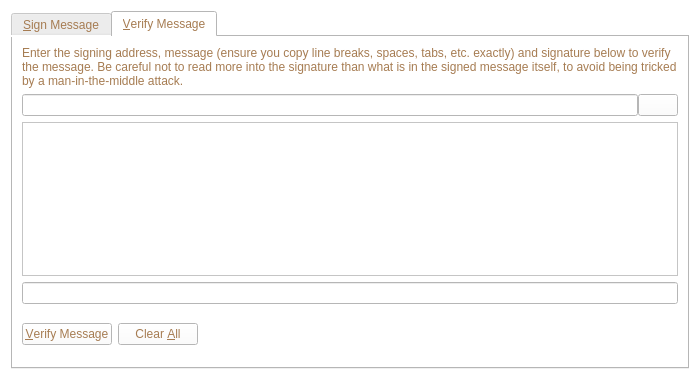
<?xml version="1.0" encoding="UTF-8"?>
<ui version="4.0">
 <class>SignVerifyMessageDialog</class>
 <widget class="QDialog" name="SignVerifyMessageDialog">
  <property name="geometry">
   <rect>
    <x>0</x>
    <y>0</y>
    <width>700</width>
    <height>380</height>
   </rect>
  </property>
  <property name="windowTitle">
   <string>Signatures - Sign / Verify a Message</string>
  </property>
  <property name="styleSheet">
   <string notr="true">background-color: white;
color: rgb(166, 124, 82);</string>
  </property>
  <property name="modal">
   <bool>true</bool>
  </property>
  <layout class="QVBoxLayout" name="verticalLayout">
   <item>
    <widget class="QTabWidget" name="tabWidget">
     <property name="currentIndex">
      <number>1</number>
     </property>
     <widget class="QWidget" name="tabSignMessage">
      <attribute name="title">
       <string>&amp;Sign Message</string>
      </attribute>
      <layout class="QVBoxLayout" name="verticalLayout_SM">
       <item>
        <widget class="QLabel" name="infoLabel_SM">
         <property name="text">
          <string>You can sign messages with your addresses to prove you own them. Be careful not to sign anything vague, as phishing attacks may try to trick you into signing your identity over to them. Only sign fully-detailed statements you agree to.</string>
         </property>
         <property name="textFormat">
          <enum>Qt::PlainText</enum>
         </property>
         <property name="wordWrap">
          <bool>true</bool>
         </property>
        </widget>
       </item>
       <item>
        <layout class="QHBoxLayout" name="horizontalLayout_1_SM">
         <property name="spacing">
          <number>0</number>
         </property>
         <item>
          <widget class="QValidatedLineEdit" name="addressIn_SM">
           <property name="toolTip">
            <string>The address to sign the message with (e.g. MXnRx1TDjAgQPk2rCu4DGH23NXoSZWJbht)</string>
           </property>
           <property name="maxLength">
            <number>34</number>
           </property>
          </widget>
         </item>
         <item>
          <widget class="QPushButton" name="addressBookButton_SM">
           <property name="toolTip">
            <string>Choose an address from the address book</string>
           </property>
           <property name="text">
            <string/>
           </property>
           <property name="icon">
            <iconset resource="../bitcoin.qrc">
             <normaloff>:/icons/address-book</normaloff>:/icons/address-book</iconset>
           </property>
           <property name="shortcut">
            <string>Alt+A</string>
           </property>
           <property name="autoDefault">
            <bool>false</bool>
           </property>
          </widget>
         </item>
         <item>
          <widget class="QPushButton" name="pasteButton_SM">
           <property name="toolTip">
            <string>Paste address from clipboard</string>
           </property>
           <property name="text">
            <string/>
           </property>
           <property name="icon">
            <iconset resource="../bitcoin.qrc">
             <normaloff>:/icons/editpaste</normaloff>:/icons/editpaste</iconset>
           </property>
           <property name="shortcut">
            <string>Alt+P</string>
           </property>
           <property name="autoDefault">
            <bool>false</bool>
           </property>
          </widget>
         </item>
        </layout>
       </item>
       <item>
        <widget class="QPlainTextEdit" name="messageIn_SM">
         <property name="toolTip">
          <string>Enter the message you want to sign here</string>
         </property>
        </widget>
       </item>
       <item>
        <layout class="QHBoxLayout" name="horizontalLayout_2_SM">
         <property name="spacing">
          <number>0</number>
         </property>
         <item>
          <widget class="QLineEdit" name="signatureOut_SM">
           <property name="font">
            <font>
             <italic>true</italic>
            </font>
           </property>
           <property name="readOnly">
            <bool>true</bool>
           </property>
          </widget>
         </item>
         <item>
          <widget class="QPushButton" name="copySignatureButton_SM">
           <property name="toolTip">
            <string>Copy the current signature to the system clipboard</string>
           </property>
           <property name="text">
            <string/>
           </property>
           <property name="icon">
            <iconset resource="../bitcoin.qrc">
             <normaloff>:/icons/editcopy</normaloff>:/icons/editcopy</iconset>
           </property>
           <property name="autoDefault">
            <bool>false</bool>
           </property>
          </widget>
         </item>
        </layout>
       </item>
       <item>
        <layout class="QHBoxLayout" name="horizontalLayout_3_SM">
         <item>
          <widget class="QPushButton" name="signMessageButton_SM">
           <property name="toolTip">
            <string>Sign the message to prove you own this Mousecoin address</string>
           </property>
           <property name="text">
            <string>&amp;Sign Message</string>
           </property>
           <property name="icon">
            <iconset resource="../bitcoin.qrc">
             <normaloff>:/icons/edit</normaloff>:/icons/edit</iconset>
           </property>
           <property name="autoDefault">
            <bool>false</bool>
           </property>
          </widget>
         </item>
         <item>
          <widget class="QPushButton" name="clearButton_SM">
           <property name="toolTip">
            <string>Reset all sign message fields</string>
           </property>
           <property name="text">
            <string>Clear &amp;All</string>
           </property>
           <property name="icon">
            <iconset resource="../bitcoin.qrc">
             <normaloff>:/icons/remove</normaloff>:/icons/remove</iconset>
           </property>
           <property name="autoDefault">
            <bool>false</bool>
           </property>
          </widget>
         </item>
         <item>
          <spacer name="horizontalSpacer_1_SM">
           <property name="orientation">
            <enum>Qt::Horizontal</enum>
           </property>
           <property name="sizeHint" stdset="0">
            <size>
             <width>40</width>
             <height>48</height>
            </size>
           </property>
          </spacer>
         </item>
         <item>
          <widget class="QLabel" name="statusLabel_SM">
           <property name="font">
            <font>
             <weight>75</weight>
             <bold>true</bold>
            </font>
           </property>
           <property name="text">
            <string/>
           </property>
           <property name="wordWrap">
            <bool>true</bool>
           </property>
          </widget>
         </item>
         <item>
          <spacer name="horizontalSpacer_2_SM">
           <property name="orientation">
            <enum>Qt::Horizontal</enum>
           </property>
           <property name="sizeHint" stdset="0">
            <size>
             <width>40</width>
             <height>48</height>
            </size>
           </property>
          </spacer>
         </item>
        </layout>
       </item>
      </layout>
     </widget>
     <widget class="QWidget" name="tabVerifyMessage">
      <attribute name="title">
       <string>&amp;Verify Message</string>
      </attribute>
      <layout class="QVBoxLayout" name="verticalLayout_VM">
       <item>
        <widget class="QLabel" name="infoLabel_VM">
         <property name="text">
          <string>Enter the signing address, message (ensure you copy line breaks, spaces, tabs, etc. exactly) and signature below to verify the message. Be careful not to read more into the signature than what is in the signed message itself, to avoid being tricked by a man-in-the-middle attack.</string>
         </property>
         <property name="textFormat">
          <enum>Qt::PlainText</enum>
         </property>
         <property name="alignment">
          <set>Qt::AlignLeading|Qt::AlignLeft|Qt::AlignTop</set>
         </property>
         <property name="wordWrap">
          <bool>true</bool>
         </property>
        </widget>
       </item>
       <item>
        <layout class="QHBoxLayout" name="horizontalLayout_1_VM">
         <property name="spacing">
          <number>0</number>
         </property>
         <item>
          <widget class="QValidatedLineEdit" name="addressIn_VM">
           <property name="toolTip">
            <string>The address the message was signed with (e.g. MXnRx1TDjAgQPk2rCu4DGH23NXoSZWJbht)</string>
           </property>
           <property name="maxLength">
            <number>34</number>
           </property>
          </widget>
         </item>
         <item>
          <widget class="QPushButton" name="addressBookButton_VM">
           <property name="toolTip">
            <string>Choose an address from the address book</string>
           </property>
           <property name="text">
            <string/>
           </property>
           <property name="icon">
            <iconset resource="../bitcoin.qrc">
             <normaloff>:/icons/address-book</normaloff>:/icons/address-book</iconset>
           </property>
           <property name="shortcut">
            <string>Alt+A</string>
           </property>
           <property name="autoDefault">
            <bool>false</bool>
           </property>
          </widget>
         </item>
        </layout>
       </item>
       <item>
        <widget class="QPlainTextEdit" name="messageIn_VM"/>
       </item>
       <item>
        <widget class="QValidatedLineEdit" name="signatureIn_VM"/>
       </item>
       <item>
        <layout class="QHBoxLayout" name="horizontalLayout_2_VM">
         <item>
          <widget class="QPushButton" name="verifyMessageButton_VM">
           <property name="toolTip">
            <string>Verify the message to ensure it was signed with the specified Mousecoin address</string>
           </property>
           <property name="text">
            <string>&amp;Verify Message</string>
           </property>
           <property name="icon">
            <iconset resource="../bitcoin.qrc">
             <normaloff>:/icons/transaction_0</normaloff>:/icons/transaction_0</iconset>
           </property>
           <property name="autoDefault">
            <bool>false</bool>
           </property>
          </widget>
         </item>
         <item>
          <widget class="QPushButton" name="clearButton_VM">
           <property name="toolTip">
            <string>Reset all verify message fields</string>
           </property>
           <property name="text">
            <string>Clear &amp;All</string>
           </property>
           <property name="icon">
            <iconset resource="../bitcoin.qrc">
             <normaloff>:/icons/remove</normaloff>:/icons/remove</iconset>
           </property>
           <property name="autoDefault">
            <bool>false</bool>
           </property>
          </widget>
         </item>
         <item>
          <spacer name="horizontalSpacer_1_VM">
           <property name="orientation">
            <enum>Qt::Horizontal</enum>
           </property>
           <property name="sizeHint" stdset="0">
            <size>
             <width>40</width>
             <height>48</height>
            </size>
           </property>
          </spacer>
         </item>
         <item>
          <widget class="QLabel" name="statusLabel_VM">
           <property name="font">
            <font>
             <weight>75</weight>
             <bold>true</bold>
            </font>
           </property>
           <property name="text">
            <string/>
           </property>
           <property name="wordWrap">
            <bool>true</bool>
           </property>
          </widget>
         </item>
         <item>
          <spacer name="horizontalSpacer_2_VM">
           <property name="orientation">
            <enum>Qt::Horizontal</enum>
           </property>
           <property name="sizeHint" stdset="0">
            <size>
             <width>40</width>
             <height>48</height>
            </size>
           </property>
          </spacer>
         </item>
        </layout>
       </item>
      </layout>
     </widget>
    </widget>
   </item>
  </layout>
 </widget>
 <customwidgets>
  <customwidget>
   <class>QValidatedLineEdit</class>
   <extends>QLineEdit</extends>
   <header>qvalidatedlineedit.h</header>
  </customwidget>
 </customwidgets>
 <resources>
  <include location="../bitcoin.qrc"/>
 </resources>
 <connections/>
</ui>
